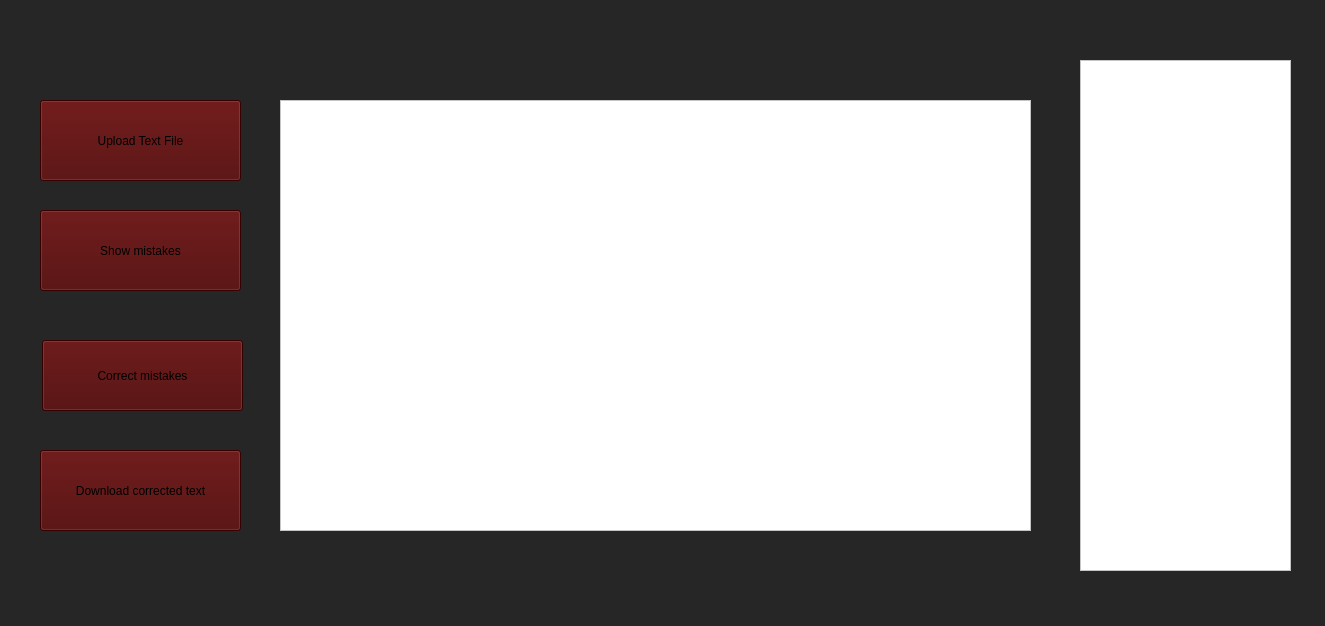
<?xml version="1.0" encoding="UTF-8"?>
<ui version="4.0">
 <class>MainWindow</class>
 <widget class="QMainWindow" name="MainWindow">
  <property name="geometry">
   <rect>
    <x>0</x>
    <y>0</y>
    <width>1325</width>
    <height>626</height>
   </rect>
  </property>
  <property name="windowTitle">
   <string>MainWindow</string>
  </property>
  <property name="styleSheet">
   <string notr="true">background-color: rgb(38, 38, 38);</string>
  </property>
  <widget class="QWidget" name="centralwidget">
   <property name="styleSheet">
    <string notr="true"/>
   </property>
   <widget class="QPushButton" name="pushButton">
    <property name="geometry">
     <rect>
      <x>40</x>
      <y>100</y>
      <width>201</width>
      <height>81</height>
     </rect>
    </property>
    <property name="styleSheet">
     <string notr="true">background-color: rgb(77, 0, 0);
font: 13pt &quot;Segoe UI&quot;;</string>
    </property>
    <property name="text">
     <string>Upload Text File</string>
    </property>
   </widget>
   <widget class="QTextEdit" name="textEdit">
    <property name="geometry">
     <rect>
      <x>280</x>
      <y>100</y>
      <width>751</width>
      <height>431</height>
     </rect>
    </property>
    <property name="styleSheet">
     <string notr="true">background-color: rgb(255, 255, 255);</string>
    </property>
   </widget>
   <widget class="QPushButton" name="pushButton_2">
    <property name="geometry">
     <rect>
      <x>40</x>
      <y>210</y>
      <width>201</width>
      <height>81</height>
     </rect>
    </property>
    <property name="styleSheet">
     <string notr="true">background-color: rgb(75, 0, 0);
font: 13pt &quot;Segoe UI&quot;;</string>
    </property>
    <property name="text">
     <string>Show mistakes</string>
    </property>
   </widget>
   <widget class="QTextEdit" name="textEdit_2">
    <property name="geometry">
     <rect>
      <x>1080</x>
      <y>60</y>
      <width>211</width>
      <height>511</height>
     </rect>
    </property>
    <property name="styleSheet">
     <string notr="true">background-color: rgb(255, 255, 255);</string>
    </property>
   </widget>
   <widget class="QLabel" name="label">
    <property name="geometry">
     <rect>
      <x>440</x>
      <y>0</y>
      <width>631</width>
      <height>91</height>
     </rect>
    </property>
    <property name="styleSheet">
     <string notr="true">color: rgb(255, 255, 255);
font: 14pt &quot;Segoe UI&quot;;</string>
    </property>
    <property name="text">
     <string/>
    </property>
   </widget>
   <widget class="QPushButton" name="pushButton_3">
    <property name="geometry">
     <rect>
      <x>40</x>
      <y>450</y>
      <width>201</width>
      <height>81</height>
     </rect>
    </property>
    <property name="styleSheet">
     <string notr="true">background-color: rgb(75, 0, 0);</string>
    </property>
    <property name="text">
     <string>Download corrected text</string>
    </property>
   </widget>
   <widget class="QPushButton" name="pushButton_4">
    <property name="geometry">
     <rect>
      <x>42</x>
      <y>340</y>
      <width>201</width>
      <height>71</height>
     </rect>
    </property>
    <property name="styleSheet">
     <string notr="true">font: 11pt &quot;Segoe UI&quot;;
background-color: rgb(74, 0, 0);</string>
    </property>
    <property name="text">
     <string>Correct mistakes</string>
    </property>
   </widget>
  </widget>
  <widget class="QMenuBar" name="menubar">
   <property name="geometry">
    <rect>
     <x>0</x>
     <y>0</y>
     <width>1325</width>
     <height>25</height>
    </rect>
   </property>
  </widget>
  <widget class="QStatusBar" name="statusbar"/>
 </widget>
 <tabstops>
  <tabstop>pushButton_2</tabstop>
  <tabstop>textEdit</tabstop>
  <tabstop>pushButton</tabstop>
 </tabstops>
 <resources/>
 <connections/>
</ui>
